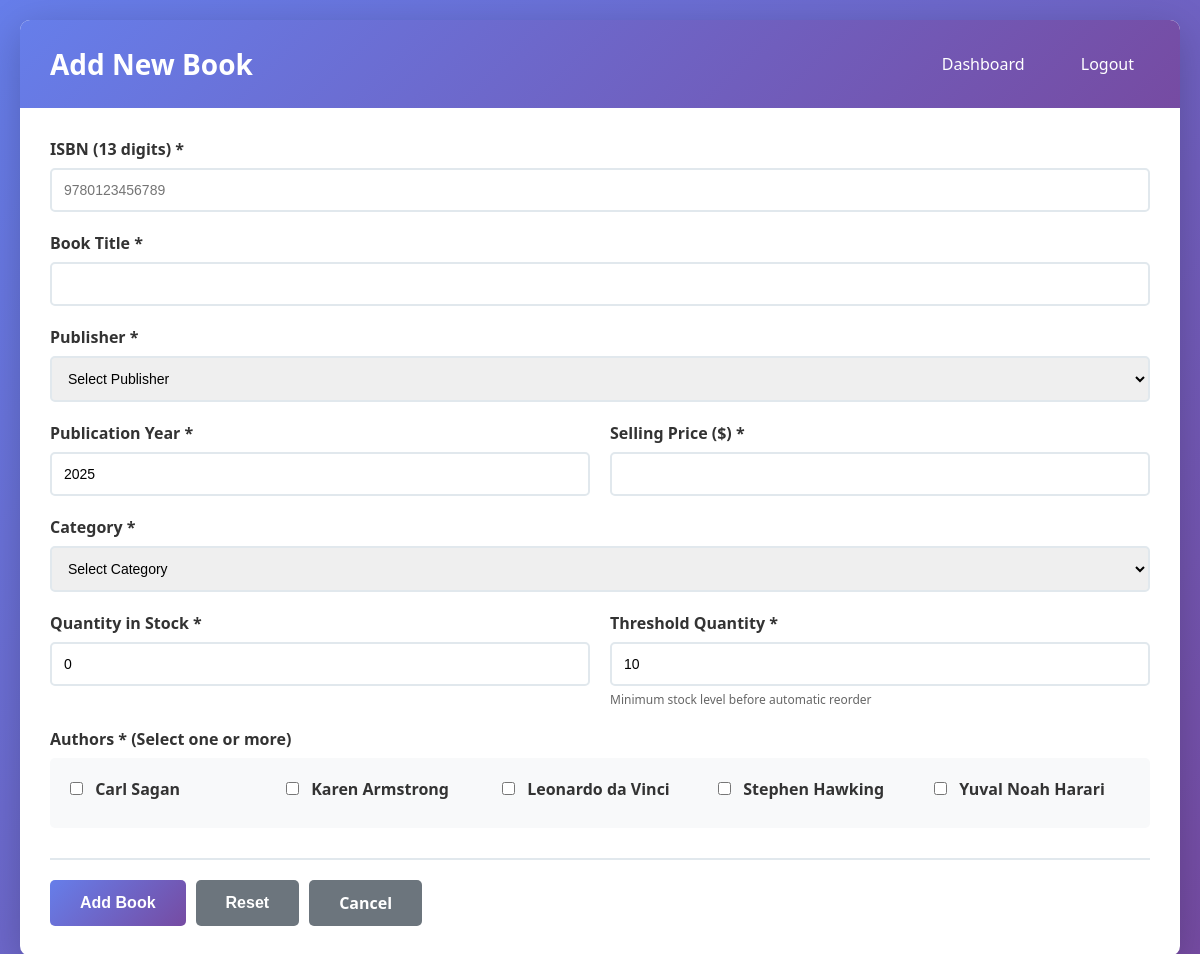
Screenshot of /add_book.php (signed in) with the database file from the repository.
### tables this page shows
CREATE TABLE authors (
    author_id INT AUTO_INCREMENT PRIMARY KEY,
    name VARCHAR(255) NOT NULL,
    created_at TIMESTAMP DEFAULT CURRENT_TIMESTAMP
);

### add_book.php (the view, shortened to what this page needs)
<?php
function getDBConnection() {
    $conn = new mysqli(DB_HOST, DB_USER, DB_PASS, DB_NAME, DB_PORT);
    $conn->set_charset("utf8mb4");
    return $conn;
}
$conn = getDBConnection();
$authors_list = $conn->query("SELECT author_id, name FROM authors ORDER BY name");
?>
<!DOCTYPE html>
<html lang="en">
<head>
    <link rel="stylesheet" href="style.css">
</head>
<body>
    <div class="container">
        <div class="header">
            <h1>Add New Book</h1>
            <nav>
                <a href="admin_dashboard.php">Dashboard</a>
                <a href="logout.php">Logout</a>
            </nav>
        </div>
        <div class="form-container">
            <form method="POST" action="" id="addBookForm">
                <div class="form-group">
                    <label for="isbn">ISBN (13 digits) *</label>
                    <input type="text" id="isbn" name="isbn" required pattern="\d{13}"
                           placeholder="9780123456789" value="<?php echo isset($_POST['isbn']) ? $_POST['isbn'] : ''; ?>">
                </div>
                <div class="form-group">
                    <label for="title">Book Title *</label>
                    <input type="text" id="title" name="title" required
                           value="<?php echo isset($_POST['title']) ? $_POST['title'] : ''; ?>">
                </div>
                <div class="form-group">
                    <label for="publisher_id">Publisher *</label>
                    <select id="publisher_id" name="publisher_id" required>
                        <option value="">Select Publisher</option>
                    </select>
                </div>
                <div class="form-row">
                    <div class="form-group">
                        <label for="publication_year">Publication Year *</label>
                        <input type="number" id="publication_year" name="publication_year" required
                               min="1000" max="<?php echo date('Y'); ?>"
                               value="<?php echo isset($_POST['publication_year']) ? $_POST['publication_year'] : date('Y'); ?>">
                    </div>
                    <div class="form-group">
                        <label for="selling_price">Selling Price ($) *</label>
                        <input type="number" id="selling_price" name="selling_price" required
                               step="0.01" min="0.01"
                               value="<?php echo isset($_POST['selling_price']) ? $_POST['selling_price'] : ''; ?>">
                    </div>
                </div>
                <div class="form-group">
                    <label for="category">Category *</label>
                    <select id="category" name="category" required>
                        <option value="">Select Category</option>
                    </select>
                </div>
                <div class="form-row">
                    <div class="form-group">
                        <label for="quantity_in_stock">Quantity in Stock *</label>
                        <input type="number" id="quantity_in_stock" name="quantity_in_stock" required
                               min="0" value="<?php echo isset($_POST['quantity_in_stock']) ? $_POST['quantity_in_stock'] : '0'; ?>">
                    </div>
                    <div class="form-group">
                        <label for="threshold_quantity">Threshold Quantity *</label>
                        <input type="number" id="threshold_quantity" name="threshold_quantity" required
                               min="1" value="<?php echo isset($_POST['threshold_quantity']) ? $_POST['threshold_quantity'] : '10'; ?>">
                        <small>Minimum stock level before automatic reorder</small>
                    </div>
                </div>
                <div class="form-group">
                    <label>Authors * (Select one or more)</label>
                    <div class="checkbox-group">
                        <?php while ($author = $authors_list->fetch_assoc()): ?>
                            <label class="checkbox-label">
                                <input type="checkbox" name="authors[]" value="<?php echo $author['author_id']; ?>"
                                    <?php echo (isset($_POST['authors']) && in_array($author['author_id'], $_POST['authors'])) ? 'checked' : ''; ?>>
                                <?php echo htmlspecialchars($author['name']); ?>
                            </label>
                        <?php endwhile; ?>
                    </div>
                </div>
                <div class="form-actions">
                    <button type="submit" class="btn btn-primary">Add Book</button>
                    <button type="reset" class="btn btn-secondary">Reset</button>
                    <a href="admin_dashboard.php" class="btn btn-secondary">Cancel</a>
                </div>
            </form>
        </div>
    </div>
</body>
</html>

### style.css (style rules this page uses)
* { margin: 0; padding: 0; box-sizing: border-box; }
body { font-family: 'Segoe UI', Tahoma, Geneva, Verdana, sans-serif; background: linear-gradient(135deg, #667eea 0%, #764ba2 100%); min-height: 100vh; padding: 20px; }
.container { max-width: 1200px; margin: 0 auto; background: white; border-radius: 10px; box-shadow: 0 10px 40px rgba(0, 0, 0, 0.2); overflow: hidden; }
.header { background: linear-gradient(135deg, #667eea 0%, #764ba2 100%); color: white; padding: 25px 30px; display: flex; justify-content: space-between; align-items: center; }
.header h1 { font-size: 28px; font-weight: 600; }
.header nav a { color: white; text-decoration: none; margin-left: 20px; padding: 8px 16px; border-radius: 5px; transition: background 0.3s; }
.form-container { padding: 30px; }
.form-group { margin-bottom: 20px; }
.form-group label { display: block; margin-bottom: 8px; font-weight: 600; color: #333; }
.form-group input, .form-group select, .form-group textarea { width: 100%; padding: 12px; border: 2px solid #e1e8ed; border-radius: 5px; font-size: 14px; transition: border-color 0.3s; }
.form-group small { display: block; margin-top: 5px; color: #666; font-size: 12px; }
.form-row { display: grid; grid-template-columns: 1fr 1fr; gap: 20px; }
.checkbox-group { display: grid; grid-template-columns: repeat(auto-fill, minmax(200px, 1fr)); gap: 10px; padding: 15px; background: #f8f9fa; border-radius: 5px; }
.checkbox-label { display: flex; align-items: center; cursor: pointer; padding: 5px; }
.checkbox-label input[type="checkbox"] { width: auto; margin-right: 8px; cursor: pointer; }
.form-actions { display: flex; gap: 10px; margin-top: 30px; padding-top: 20px; border-top: 2px solid #e1e8ed; }
.btn { padding: 12px 30px; border: none; border-radius: 5px; font-size: 16px; font-weight: 600; cursor: pointer; transition: all 0.3s; text-decoration: none; display: inline-block; text-align: center; }
.btn-primary { background: linear-gradient(135deg, #667eea 0%, #764ba2 100%); color: white; }
.btn-secondary { background: #6c757d; color: white; }

### rows the page displays
authors: name "Carl Sagan"
authors: name "Karen Armstrong"
authors: name "Leonardo da Vinci"
authors: name "Stephen Hawking"
authors: name "Yuval Noah Harari"
